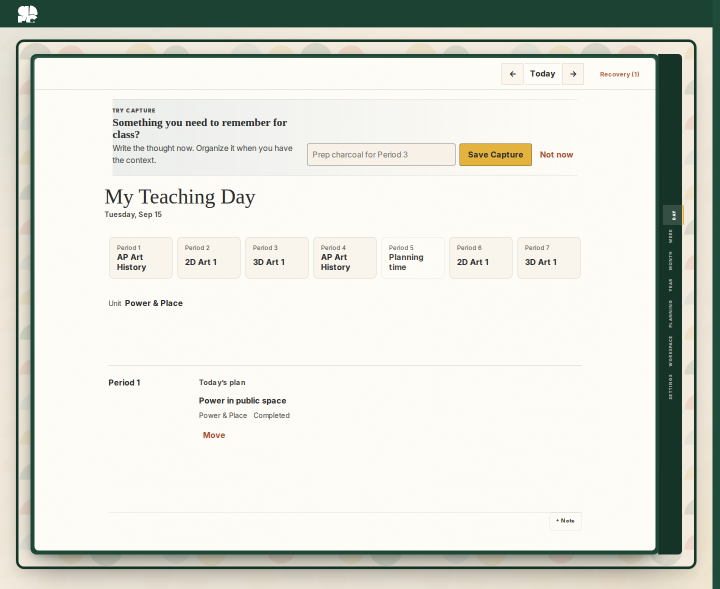
#> input picture docs/overnight/evidence/current/01-day.png, 1440 x 1178 px (shown at 1/2 size)
$ python build-contact-sheet.py
#> lines starting #> are read from the running program, lines starting #| are printed output that depends on the picture
#!/usr/bin/env python3
"""Compose Day / Week / Planning PNGs into one labeled contact sheet."""
from __future__ import annotations

import sys
from pathlib import Path

from PIL import Image, ImageDraw, ImageFont

ROOT = Path(__file__).resolve().parents[1]
DEFAULT_DIR = ROOT / "docs/overnight/evidence/current"
OUT_NAME = "CONTACT-SHEET.png"

PANELS = [
    ("01-day.png", "Day — My Teaching Day · Sep 15"),
    ("02-week.png", "Week — This Week"),
    ("03-planning.png", "Planning — Period 5 · Now / Needs attention / Next planned"),
]


def load_scaled(path: Path, target_width: int) -> Image.Image:
#> called with target_width = 752
    im = Image.open(path).convert("RGB")
#> im is the input picture: PIL image 1440x1178 RGB; mean R, G, B 219.1, 220.6, 212.3
    if im.width == target_width:
        return im
    ratio = target_width / im.width
#> ratio = 0.522
    return im.resize((target_width, max(1, round(im.height * ratio))), Image.Resampling.LANCZOS)


def font(size: int) -> ImageFont.FreeTypeFont | ImageFont.ImageFont:
    for name in ("DejaVuSans.ttf", "LiberationSans-Regular.ttf"):
        try:
            return ImageFont.truetype(name, size)
        except OSError:
            continue
    return ImageFont.load_default()


def build_contact_sheet(source_dir: Path, out_path: Path, meta: str = "") -> None:
    margin = 32
    gap = 20
    label_h = 32
    sheet_w = 1600
    col_w = (sheet_w - 3 * margin) // 2

    day = load_scaled(source_dir / PANELS[0][0], col_w)
    week = load_scaled(source_dir / PANELS[1][0], col_w)
#> call 2 of load_scaled, with target_width = 752
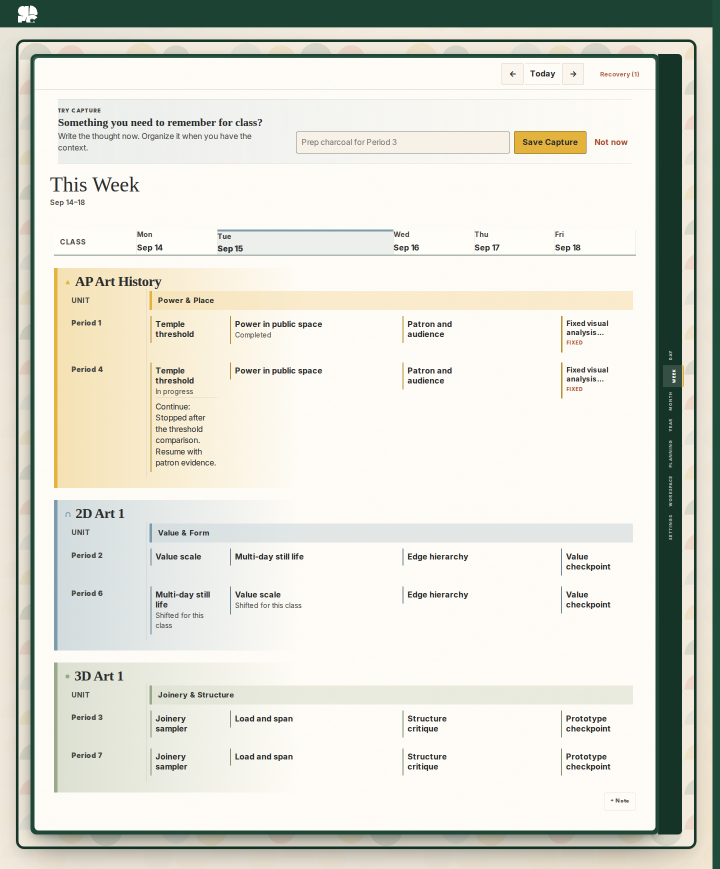
#> input picture docs/overnight/evidence/current/02-week.png, 1440 x 1738 px (shown at 1/2 size)
#> in load_scaled, im is the input picture: PIL image 1440x1738 RGB; mean R, G, B 219.7, 220.5, 210.6
#> in load_scaled (call 2), `return im.resize((target_width, max(1, round(im.height * ratio))), Ima..`:
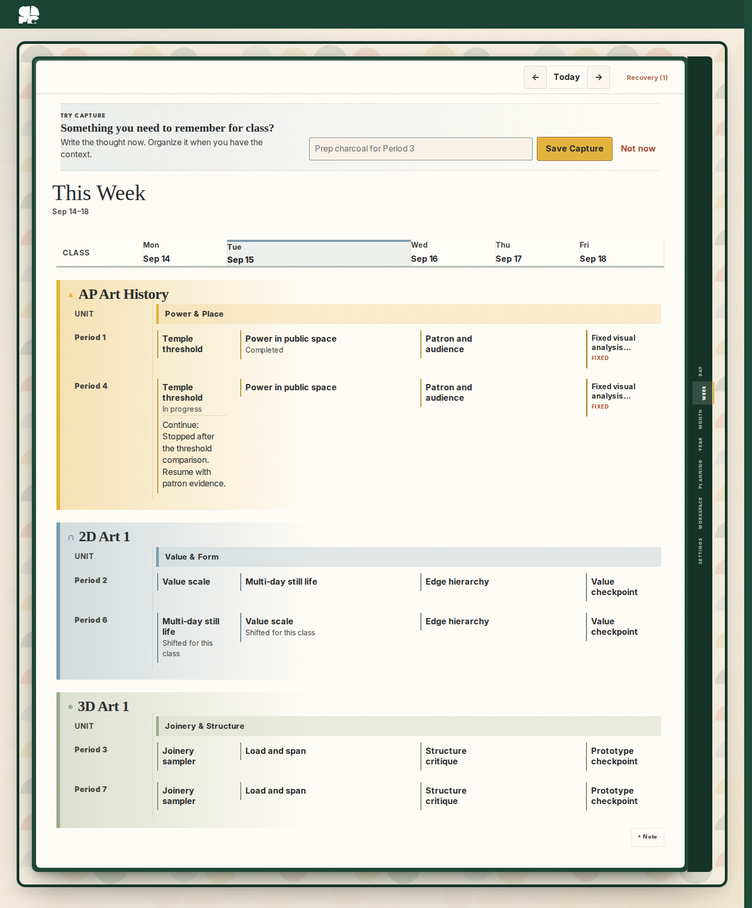
#> returned value: PIL image 752x908 RGB; mean R, G, B 219.6, 220.4, 210.6
    top_h = max(day.height, week.height)
#> top_h = 908
    planning = load_scaled(source_dir / PANELS[2][0], sheet_w - 2 * margin)
#> call 3 of load_scaled, with target_width = 1536
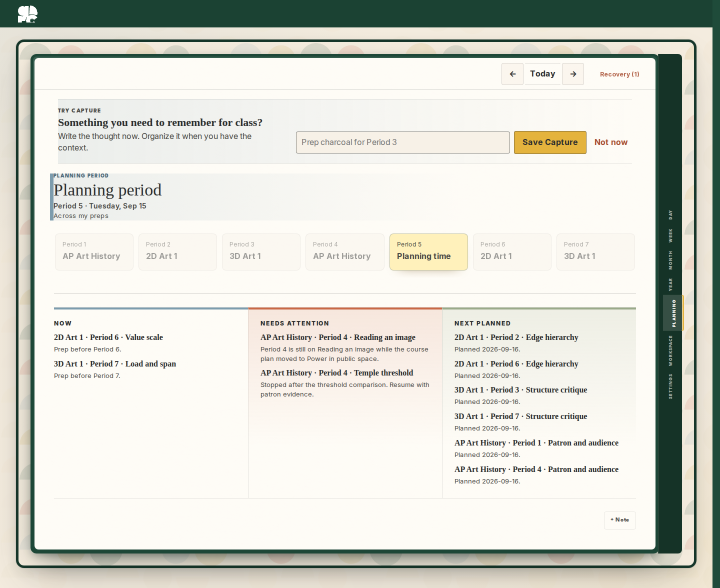
#> input picture docs/overnight/evidence/current/03-planning.png, 1440 x 1176 px (shown at 1/2 size)
#> in load_scaled, im is the input picture: PIL image 1440x1176 RGB; mean R, G, B 216.1, 217.4, 208.6
#> in load_scaled (call 3), `return im.resize((target_width, max(1, round(im.height * ratio))), Ima..`:
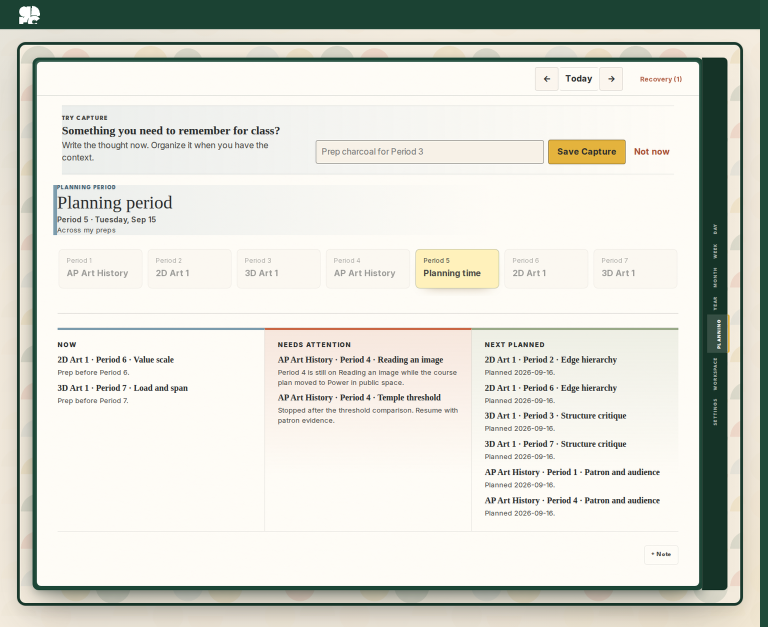
#> returned value: PIL image 1536x1254 RGB (shown at 1/2 size); mean R, G, B 216, 217.3, 208.6

    meta_h = 28 if meta else 0
    sheet_h = margin + meta_h + label_h + top_h + gap + label_h + planning.height + margin
#> sheet_h = 2338

    sheet = Image.new("RGB", (sheet_w, sheet_h), (245, 240, 232))
    draw = ImageDraw.Draw(sheet)
    title_font = font(14)
    meta_font = font(11)

    y = margin
    if meta:
        draw.text((margin, y), meta, fill=(80, 70, 60), font=meta_font)
        y += meta_h

    def blit_with_label(img: Image.Image, x: int, y0: int, label: str) -> None:
#> called with x = 32, y0 = 60, label = 'Day — My Teaching Day · Sep 15'
        draw.text((x, y0), label, fill=(40, 35, 30), font=title_font)
        sheet.paste(img, (x, y0 + label_h))

    row_y = y
    blit_with_label(day, margin, row_y, PANELS[0][1])
    blit_with_label(week, margin + col_w + margin, row_y, PANELS[1][1])
#> call 2 of blit_with_label, with x = 816, y0 = 60, label = 'Week — This Week'
#> in blit_with_label (call 2), `sheet.paste(img, (x, y0 + label_h))`:
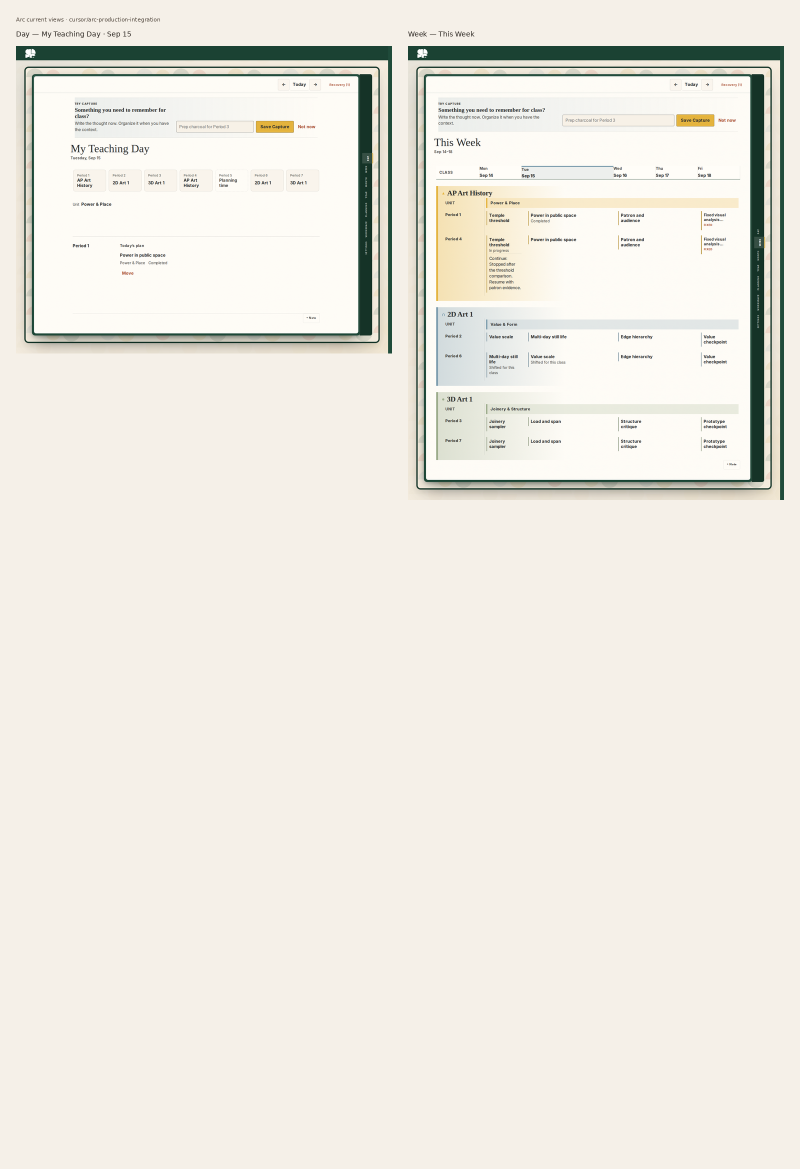
#> sheet: PIL image 1600x2338 RGB (shown at 1/2 size); mean R, G, B 237.1, 233.9, 225.6

    bottom_y = row_y + label_h + top_h + gap
#> bottom_y = 1020
    blit_with_label(planning, margin, bottom_y, PANELS[2][1])
#> call 3 of blit_with_label, with x = 32, y0 = 1020
#> in blit_with_label (call 3), `sheet.paste(img, (x, y0 + label_h))`:
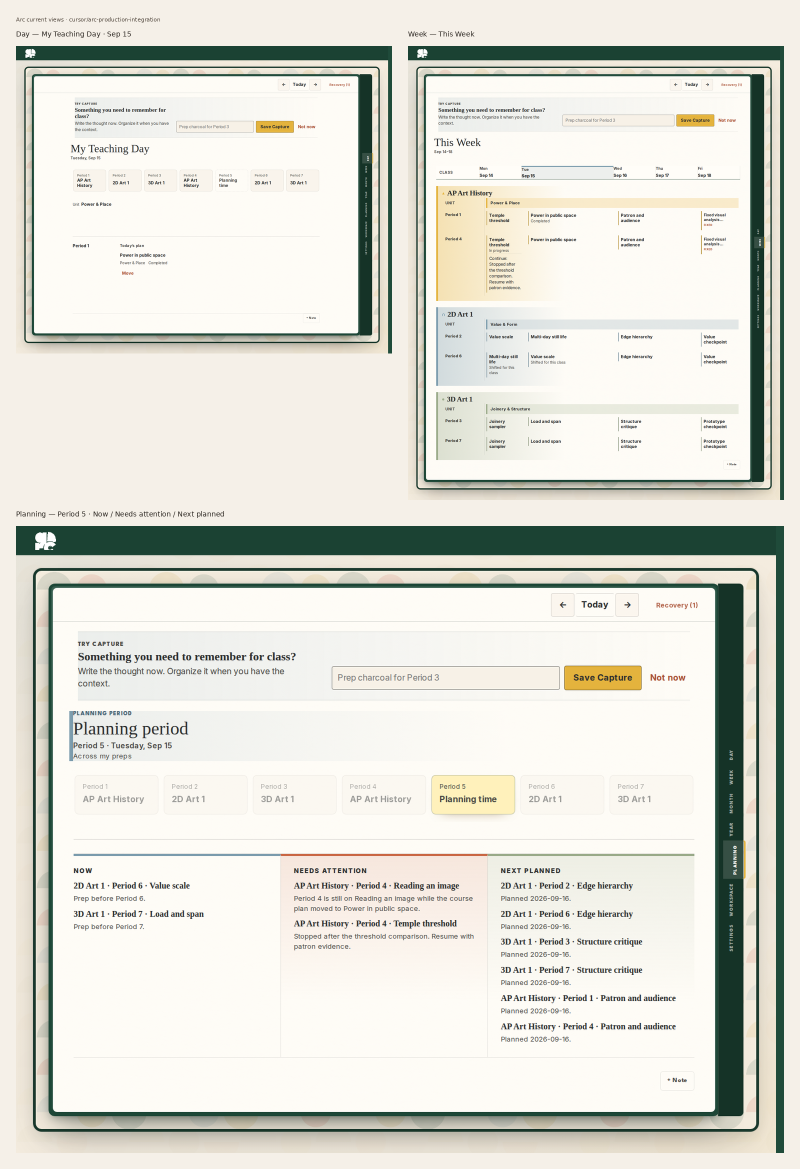
#> sheet: PIL image 1600x2338 RGB (shown at 1/2 size); mean R, G, B 222.1, 222.2, 213.5

    out_path.parent.mkdir(parents=True, exist_ok=True)
    sheet.save(out_path, optimize=True)
    print(out_path)


if __name__ == "__main__":
    src = Path(sys.argv[1]) if len(sys.argv) > 1 else DEFAULT_DIR
    out = Path(sys.argv[2]) if len(sys.argv) > 2 else src / OUT_NAME
    head = sys.argv[3] if len(sys.argv) > 3 else "Arc current views · cursor/arc-production-integration"
    build_contact_sheet(src, out, head)
